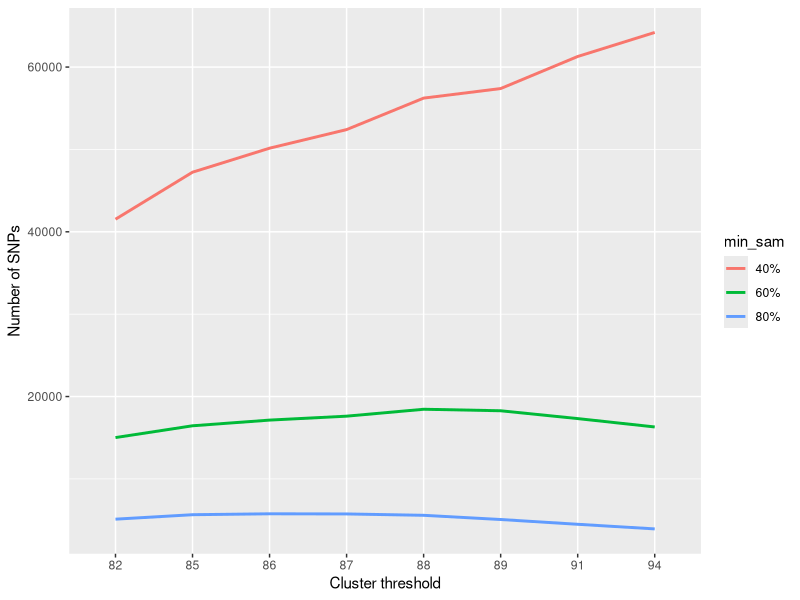
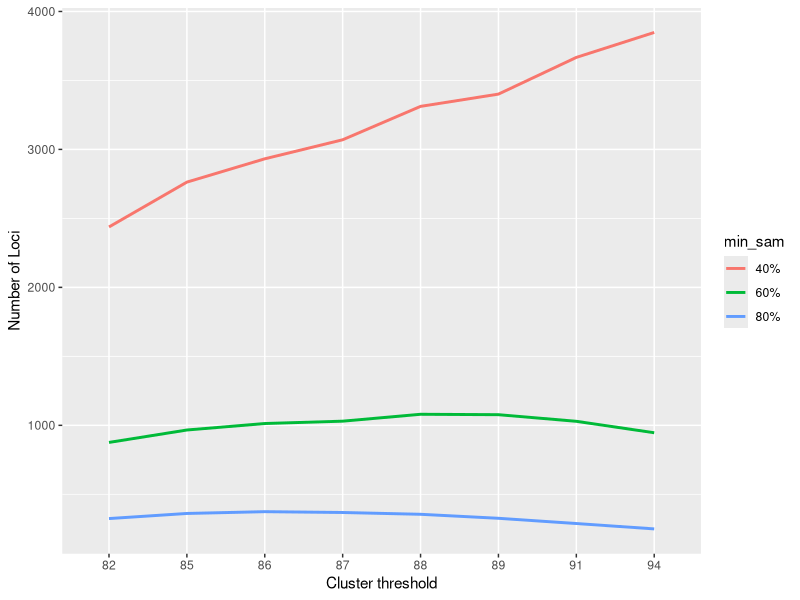

R code for these plots, in order: (Note: this script raises an error after producing the figures.)
## Packages used 
library(dplyr)
library(ggplot2)
library(tidyr)

## Working direcory
setwd("~/GBS_Bioinf_Process_Mamm/bin")

## Start with a fresh brain
rm(list = ls())

## Get  parameters file
parameters <- read.table("../data/ipyrad_outfiles/param_clust.txt")
colnames(parameters) <- c("parameter", "loci", "snp")

## Reorder the data frame, separate the column parameters by "_" 
## Filter by  clustering threshold
## Change the numeric columns to factors
clust_thresh <- parameters %>% 
  separate(parameter, c("param", "value", "min_sam"), "_") %>%
  filter(param == "clust") %>%
  mutate(value = factor(value, levels = c(82, 85, 86, 87, 88, 89, 91, 94))) %>%
  mutate(min_sam = factor(min_sam, levels = c(40, 60, 80)))

# Generate the plot of SNPs obteined of clust_threshold's parameters 
ggplot(clust_thresh, aes(x=value, y=snp)) +
  geom_line(aes(group=min_sam, color=min_sam), size=1) +
  labs(y = "Number of SNPs", x = "Cluster threshold") +
  scale_color_discrete(breaks=c("40", "60", "80"),
                       labels=c("40%", "60%", "80%"))

# Generate the plot of Loci obteined of clust_threshold's parameters 
ggplot(clust_thresh, aes(x=value, y=loci)) +
  geom_line(aes(group=min_sam, color=min_sam), size=1) +
  labs(y = "Number of Loci", x = "Cluster threshold") +
  scale_color_discrete(breaks=c("40", "60", "80"),
                       labels=c("40%", "60%", "80%"))

## Filter the loci in 80%
loci <- clust_thresh %>% 
  filter(min_sam == "80") %>%
  select(loci) 

## Subtract the parameters at 80% to obtain the new loci discovered
new_loci <- data.frame()
for (row in 1:nrow(loci)){
  
  loci_rest <- loci[[(row+1),1]] - loci[[row,1]]
  
  new_loci <- rbind(new_loci, loci_rest)
}

## Reorder the data frame to can do the graph of new loci
colnames(new_loci) <- "new_loci"
param_int <- as.data.frame(c("0.82/0.85", "0.85/0.86", "0.86/0.87", "0.87/0.88", "0.88/0.89", "0.89/0.91", "0.91/0.94"))
colnames(param_int) <- "int"
new_loci <- cbind(param_int, new_loci)


# Generate the plot of the iteraction of 80% clust_threshold values
ggplot(new_loci, aes(x=int, y=new_loci, group = 1)) +
  geom_point(size = 2, color = "coral3") + geom_line(size = 1, color = "cyan4", linetype = "dashed") + 
  labs(y = "Number of new Loci", x = "Iteration of clust threshold") 
